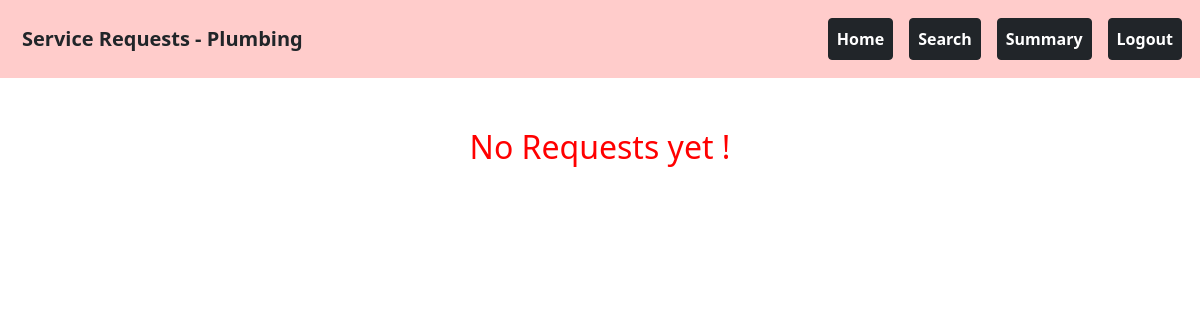
The page /service_request/2 on the database as committed earlier.
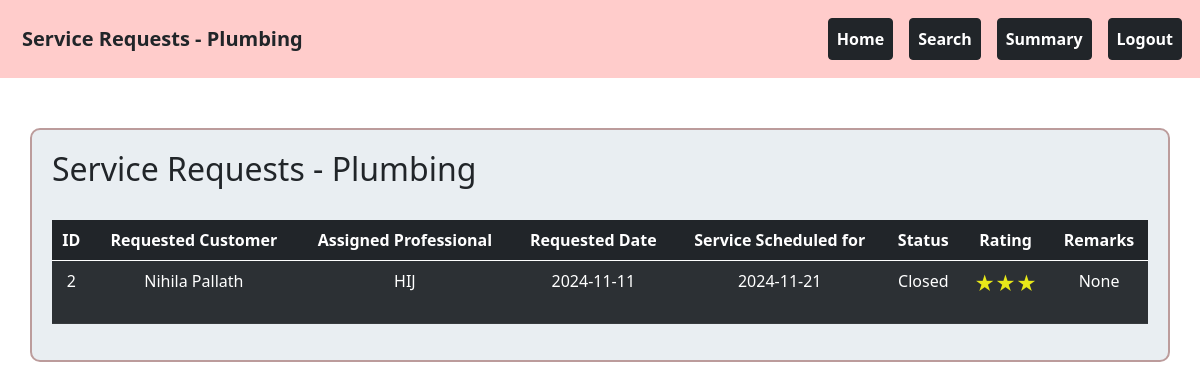
The same page on the database as committed later.
### backend/models.py (models this page shows)
class Service(db.Model):
    __tablename__="service"
    id=db.Column(db.Integer,primary_key=True)
    name=db.Column(db.String,nullable=False)
    basic_price=db.Column(db.Integer,nullable=False)
    Description=db.Column(db.String,nullable=False)
    professionals=db.relationship("Professional_Info",cascade="all,delete",backref="service",lazy=True)
    service_requests=db.relationship("Service_Request",cascade="all,delete",backref="service",lazy=True)

class Service_Request(db.Model):
    __tablename__="service_request"
    id=db.Column(db.Integer,primary_key=True)
    service_id=db.Column(db.Integer,db.ForeignKey("service.id"),nullable=False)
    customer_id=db.Column(db.Integer,db.ForeignKey("customer_info.id"),nullable=False)
    professional_id=db.Column(db.Integer,db.ForeignKey("professional_info.id"),nullable=False)
    date_of_request=db.Column(db.DateTime, default=datetime.now)
    service_date=db.Column(db.Date)
    service_description=db.Column(db.String,nullable=False)
    service_status=db.Column(db.Integer,default=0) # requested from cust=>0 ACCEPTED by prof=>1 reject by prof =>2 CLOSED by cust=>3
    remarks=db.Column(db.String,nullable=True)
    rating=db.Column(db.Integer,default=0) #0 means no rating

class Customer_Info(db.Model):
    __tablename__="customer_info"
    id=db.Column(db.Integer,primary_key=True)
    email_id=db.Column(db.String,unique=True,nullable=False)
    password=db.Column(db.String,nullable=False)
    full_name=db.Column(db.String,nullable=False)
    phone_number=db.Column(db.Integer,nullable=False)
    role=db.Column(db.Integer,default=1) #for customer its 1 . for admin its 0
    address=db.Column(db.String,nullable=False)
    pin_code=db.Column(db.Integer,nullable=False)
    blocked_status=db.Column(db.Integer,default=0) #not blocked=0, 1-blocked
    service_requests=db.relationship("Service_Request",cascade="all,delete",backref="customer_info",lazy=True)

class Professional_Info(db.Model):
    __tablename__="professional_info"
    id=db.Column(db.Integer,primary_key=True)
    email_id=db.Column(db.String,unique=True,nullable=False)
    password=db.Column(db.String,nullable=False)
    full_name=db.Column(db.String,nullable=False)
    experience=db.Column(db.Integer,nullable=False)
    proof_doc=db.Column(db.String,nullable=False)
    address=db.Column(db.String,nullable=False)
    pin_code=db.Column(db.Integer,nullable=False)
    service_id=db.Column(db.Integer,db.ForeignKey("service.id"))
    rating=db.Column(db.Integer,default=0)
    profile_status=db.Column(db.Integer,default=0) #not accepted yet=0 ,accepted=1
    blocked_status=db.Column(db.Integer,default=0) #not blocked=0, 1-blocked
    service_requests=db.relationship("Service_Request",cascade="all,delete",backref="professional_info",lazy=True)

### backend/controller.py (the view)
@app.route("/service_request/<int:service_id>")
def service_request(service_id):
    serv_obj=Service.query.get(service_id)
    serv_name=serv_obj.name
    service_requests=Service_Request.query.filter_by(service_id=service_id).all()
    cust_dict={cust_obj.id:cust_obj for cust_obj in Customer_Info.query.all()}
    prof_dict={prof_obj.id:prof_obj for prof_obj in Professional_Info.query.all()}
    return render_template("service_request.html",serv_name=serv_name,customer=cust_dict,service_requests=service_requests,professionals=prof_dict)

### templates/service_request.html (shortened to what the changed rows need)
<!DOCTYPE html>
<html lang="en">
    <head>
        <link href="https://cdn.jsdelivr.net/npm/bootstrap@5.0.2/dist/css/bootstrap.min.css" rel="stylesheet">
    </head>
    <body>
        <div class="container-fluid" style="background-color: #ffcccb; padding: 10px;">
            <nav class="navbar navbar-expand-lg navbar-light w-100">
                <div class="container-fluid">
                    <a class="navbar-brand text-dark" href="#"><strong>Service Requests - {{serv_name}}</strong></a>
                </div>
            </nav>
        </div>
        {% if service_requests != [] %}
            <div class="container-box">
                <h2>Service Requests - {{serv_name}} </h2><br>
                    <table class="table table-dark table-striped" style="text-align: center;">
                        <thead>
                            <tr>
                                <th scope="col">ID</th>
                                <th scope="col">Requested Customer</th>
                                <th scope="col">Assigned Professional</th>
                                <th scope="col">Requested Date</th>
                                <th scope="col">Service Scheduled for</th>
                                <th scope="col">Status</th>
                                <th scope="col">Rating</th>
                                <th scope="col">Remarks</th>
                            </tr>
                        </thead>
                        <tbody>
                            {% for request in service_requests %}
                            <tr>
                                <td>{{request.id}} </td>
                                <td>{{customer[request.customer_id].full_name}} </td>
                                <td>{{professionals[request.professional_id].full_name}} </td>
                                <td>{{request.date_of_request.strftime('%Y-%m-%d')}}</td>
                                <td>{{request.service_date}}</td>
                                <td>
                                    {% if request.service_status==0 %}
                                        <p>Requested</p>
                                    {% elif request.service_status==1 %}
                                        <p>Accepted</p>
                                    {% elif request.service_status==2 %}
                                        <p>Rejected</p>
                                    {% elif request.service_status==3 %}
                                        <p>Closed</p>
                                    {% endif %}
                                </td>
                                <td>
                                    {% if request.rating ==1 %}
                                        <p style="color: rgb(232, 232, 25);font-size: 20px;">★</p>
                                    {% elif request.rating ==2 %}
                                        <p style="color: rgb(232, 232, 25);font-size: 20px;">★★</p>
                                    {% elif request.rating ==3 %}
                                        <p style="color: rgb(232, 232, 25);font-size: 20px;">★★★</p>
                                    {% elif request.rating ==4 %}
                                        <p style="color: rgb(232, 232, 25);font-size: 20px;">★★★★</p>
                                    {% elif request.rating ==5 %}
                                        <p style="color: rgb(232, 232, 25);font-size: 20px;">★★★★★</p>
                                    {% else %}
                                        <p>None</p>
                                    {% endif %}
                                </td>
                                <td>{{request.remarks}} </td>
                            </tr>
                            {% endfor %}
                        </tbody>
                    </table>
            </div>
        {% else %}
            <h2 style="text-align: center;color: red;padding: 50px;"> No Requests yet !</h2>
        {% endif %}
    </body>
</html>

Rows that differ between the two databases and show on the page:
shown differently, row unchanged: Service "Plumbing": name (not shown) → "Plumbing"
added Service_Request: id "2", date_of_request "2024-11-11", service_date "2024-11-21", service_status "Closed", remarks "None"
now on this page (row unchanged): Customer_Info: full_name "Nihila Pallath"
added Professional_Info: full_name "HIJ"
Other text that changed with them:
text no longer shown: "No Requests yet !"
text now shown: "Service Requests - ID Requested Customer Assigned Professional Requested Date Service Scheduled for Status Rating Remarks"
